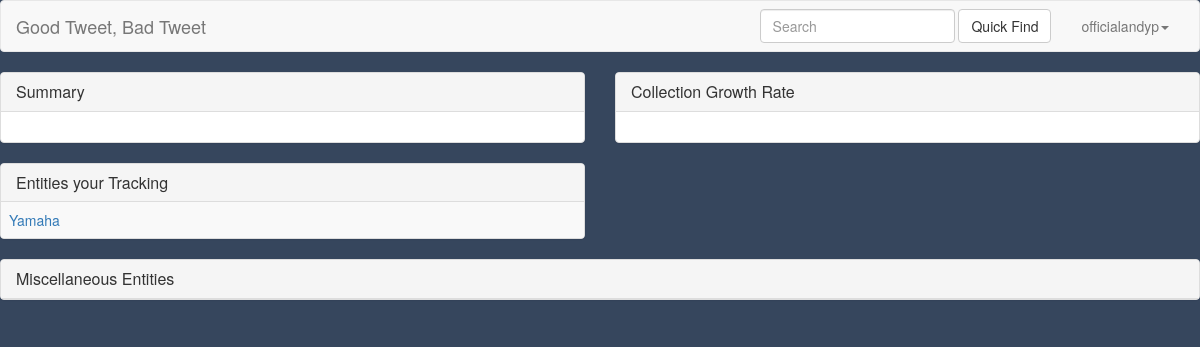
The page /app/ (signed in) on the database as committed earlier.
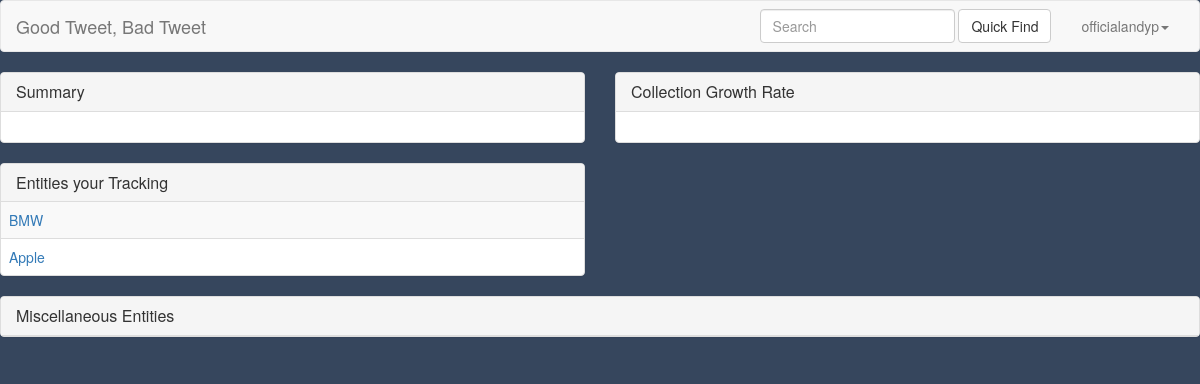
The same page on the database as committed later.
### application/models.py (models this page shows)
class TrackedEntities(models.Model):
    follower = models.ForeignKey(User)
    name = models.CharField(max_length=100)
    notification = models.BooleanField(default=True)

### application/views.py (the view)
def overview(request):
    context = RequestContext(request)
    tracks = None
    if request.user.is_authenticated():
        tracks = TrackedEntities.objects.filter(follower=request.user).all()
    return render_to_response('application/overview.html',{"tracks": tracks }, context)

### templates/application/overview.html (shortened to what this page needs)
{% include "application/head.html" %}
<div id="container">
    <div class="row">
        <div class="col-md-6">
            <div class="panel panel-default">
                <div class="panel-heading"><h3 class="panel-title">Summary</h3></div><div class="panel-body" id="panel-summary"></div>
            </div>
            {% if user.is_authenticated %}
            <div class="panel panel-default">
                <div class="panel-heading">
                    <h3 class="panel-title">Entities your Tracking</h3>
                </div>
                {%if tracks %}
                <table class="table table-striped">
                    <tbody id="tracked-entities-body">
                        {%for e in tracks%}
                        <tr><td><a href="/app/entity/?id={{e.name}}">{{e.name}}</a></td></tr>
                        {% endfor %}
                    </tbody>
                </table>
                {%else%}
                <div class="panel-body"><p> You are not tracking any entities </p></div>
                {%endif%}
            </div>
            {%endif%}
        </div>
        <div class="col-md-6">
            <div class="panel panel-default">
                <div class="panel-heading">
                    <h3 class="panel-title">Collection Growth Rate</h3>
                </div>
                <div class="panel-body">
            </div>
        </div>
        </div>
    </div>
    <div class="row">
        <div class="col-md-12">
            <div class="panel panel-default">
                <div class="panel-heading">
                    <h3 class="panel-title">Miscellaneous Entities</h3>
                </div>
            </div>
        </div>
    </div>
</div>
</body>
</html>

Rows that differ between the two databases and show on the page:
added TrackedEntities: name "BMW"
changed TrackedEntities: name "Yamaha" → "Apple"
